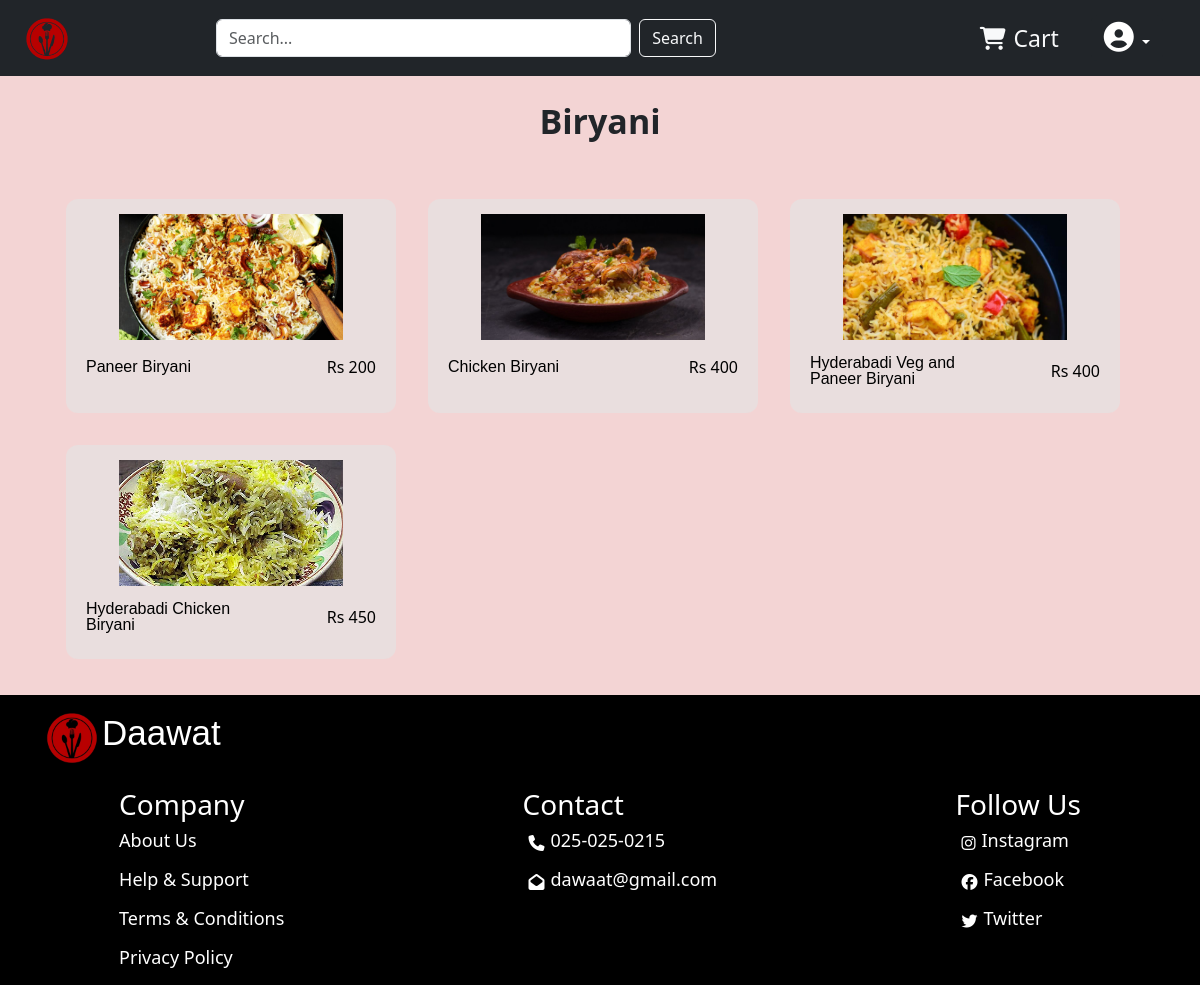
The page /biryani on the database its author committed.
### restaurant/models.py (models this page shows)
class products(models.Model):
    name = models.CharField(max_length=255)
    price = models.IntegerField()
    image = models.ImageField((""), upload_to=None, )
    category = models.CharField(choices=allProducts, max_length=255)
    info = models.TextField()

### restaurant/views.py (the view)
# urls.py: path('biryani', views.biryanipage),
def biryanipage(req):
    db = products.objects.filter(category="biryani").values()
    clearDb = list(db)
    for i in clearDb:
        i.update({'image': i['image'].replace('None/', '')})
    return render(req, 'biryani.html', context={"data": clearDb})

### restaurant/templates/biryani.html (shortened to what this page needs)
{% load static %}
<!DOCTYPE html>
<html lang="en">
  <head>
    <link
      href="https://cdn.jsdelivr.net/npm/bootstrap@5.3.3/dist/css/bootstrap.min.css"
      rel="stylesheet"
    />
    <link
      rel="stylesheet"
      href="https://cdnjs.cloudflare.com/ajax/libs/font-awesome/6.5.2/css/all.min.css"
    />
    <link rel="stylesheet" href="{% static 'style.css' %}" />
  </head>
  <body>
    <nav class="navbar navbar-expand-lg navbar-dark bg-dark">
      <div class="container-fluid">
          <a class="navbar-brand" href="index">
              <img src="{% static 'dta/k.png' %}" alt="Logo" class="rounded-pill"
                   style="width: 50px; margin-left: 10px;">
          </a>
          <div class="collapse navbar-collapse" id="navbarNav">
              <form class="d-flex mx-auto my-2 my-lg-0 w-100 w-lg-auto" style="max-width: 500px;">
                  <input class="form-control me-2" type="search" placeholder="Search..."  id="search" style="flex-grow: 1; min-width: 150px;">
                  <button class="btn btn-outline-light" type="submit" id="sea">Search</button>
              </form>
              <ul class="navbar-nav ms-auto d-flex flex-row align-items-center mt-2 mt-lg-0">
                  <li class="nav-item me-4">
                      <a class="nav-link text-light d-flex align-items-center" href="cart">
                          <i class="fa-solid fa-cart-shopping me-2"></i>
                          Cart
                      </a>
                  </li>
                  <li class="nav-item dropdown">
                      <button class="btn btn-dark dropdown-toggle" type="button"
                              id="dropdownMenuButton" data-bs-toggle="dropdown"
                              aria-expanded="false">
                          <i class="fa-solid fa-circle-user" style="font-size: 30px;"></i>
                      </button>
                  </li>
              </ul>
          </div>
      </div>
  </nav>
    <div class="containers">
      <p class="tpart">Biryani</p>
      <div class="container d-flex flex-wrap" style="padding: 20px">
        {% for i in data%}
        <div class="foods m-3">
          <a href="product/{{i.id}}">
            <img src= {% static 'dta/'%}{{i.image}} width="70%" class="food-img"/>
            <div class="itemss">
              <p class="foodname">{{i.name}}</p>
              <p class="foodprice">Rs {{i.price}}</p>
            </div>
          </a>
        </div>
        {% endfor %}
      </div>
    </div>
    <div class="downpart">
      <div class="sc d-flex" style="margin-left: 30px; padding: 12px">
          <img src="{% static 'dta/k.png' %}" width="60px" height="60px" alt="Daawat Logo" />
          <p>Daawat</p>
      </div>
      <div class="down">
          <div class="infoserv">
              <h3>Company</h3>
              <div class="sa">
                  <a href="about">
                      <p>About Us</p>
                  </a>
                  <a href="help">
                      <p>Help & Support</p>
                  </a>
                  <a href="term">
                      <p>Terms & Conditions</p>
                  </a>
                  <a href="privacy">
                      <p>Privacy Policy</p>
                  </a>
              </div>
          </div>
          <div class="contact">
              <h3>Contact</h3>
              <div class="sa">
                  <div class="sso d-flex">
                      <i class="fa-solid fa-phone"></i>
                      <p>025-025-0215</p>
                  </div>
                  <div class="sso d-flex">
                      <i class="fa-solid fa-envelope-open"></i>
                      <p>dawaat@gmail.com</p>
                  </div>
              </div>
          </div>
          <div class="social">
              <h3>Follow Us</h3>
              <div class="sa sss">
                  <a href="https://www.instagram.com/accounts/login/?hl=en" style="text-decoration: none; color: white">
                      <div class="sso d-flex">
                          <i class="fa-brands fa-instagram"></i>
                          <p>Instagram</p>
                      </div>
                  </a>
                  <a href="https://www.facebook.com/" style="text-decoration: none; color: white">
                      <div class="sso d-flex">
                          <i class="fa-brands fa-facebook"></i>
                          <p>Facebook</p>
                      </div>
                  </a>
                  <a href="https://x.com/login" style="text-decoration: none; color: white">
                      <div class="sso d-flex">
                          <i class="fa-brands fa-twitter"></i>
                          <p>Twitter</p>
                      </div>
                  </a>
              </div>
          </div>
      </div>
  </div>
</body>
</html>

### restaurant/static/style.css (style rules this page uses)
* { padding: 0; margin: 0; }
body { background-color: rgb(243, 212, 212); }
.nav-item { font-size: 23px; margin-right: 25px; }
a { text-decoration: none; color: black; }
.tpart { margin-top: 20px; text-align: center; font-family: "Segoe UI", Tahoma, Geneva, Verdana, sans-serif; font-size: 34px; font-weight: bold; }
.foods { width: 30%; margin: 5px; padding: 5px; background: #e9dede; border-radius: 12px; }
.itemss { width: 100%; display: flex; justify-content: space-between; align-items: center; padding: 5px 15px; }
.foodname { font-family: "DM Sans", sans-serif; font-optical-sizing: auto; font-style: normal; width: 60%; line-height: 1; }
.food-img { width: 70%; aspect-ratio: 16/9; object-fit: cover; display: block; margin: 10px auto; }
.down { background-color: black; color: white; display: flex; justify-content: space-around; }
.sa p { color: white; line-height: 23px; font-size: 18px; font-family: 'Segoe UI', Tahoma, Geneva, Verdana, sans-serif; }
.downpart { background-color: black; color: white; }
.sc p { font-family: 'Franklin Gothic Medium', 'Arial Narrow', Arial, sans-serif; font-size: 35px; }
.sso i { margin: 6px; }

### rows shown on the page
products: image (picture), name "Paneer Biryani", price "200"
products: image (picture), name "Chicken Biryani", price "400"
products: image (picture), name "Hyderabadi Veg and Paneer Biryani", price "400"
products: image (picture), name "Hyderabadi Chicken Biryani", price "450"
